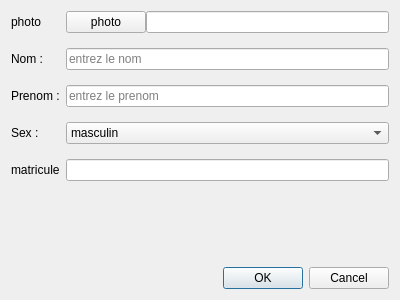
<?xml version="1.0" encoding="UTF-8"?>
<ui version="4.0">
 <class>editteacher</class>
 <widget class="QDialog" name="editteacher">
  <property name="geometry">
   <rect>
    <x>0</x>
    <y>0</y>
    <width>400</width>
    <height>300</height>
   </rect>
  </property>
  <property name="windowTitle">
   <string>ajouter un nouveau professeur</string>
  </property>
  <layout class="QGridLayout" name="gridLayout">
   <item row="1" column="0">
    <widget class="QDialogButtonBox" name="buttonBox">
     <property name="orientation">
      <enum>Qt::Horizontal</enum>
     </property>
     <property name="standardButtons">
      <set>QDialogButtonBox::Cancel|QDialogButtonBox::Ok</set>
     </property>
    </widget>
   </item>
   <item row="0" column="0">
    <layout class="QFormLayout" name="formLayout">
     <property name="sizeConstraint">
      <enum>QLayout::SetMinimumSize</enum>
     </property>
     <property name="fieldGrowthPolicy">
      <enum>QFormLayout::AllNonFixedFieldsGrow</enum>
     </property>
     <property name="rowWrapPolicy">
      <enum>QFormLayout::WrapLongRows</enum>
     </property>
     <property name="labelAlignment">
      <set>Qt::AlignBottom|Qt::AlignLeading|Qt::AlignLeft</set>
     </property>
     <property name="formAlignment">
      <set>Qt::AlignLeading|Qt::AlignLeft|Qt::AlignTop</set>
     </property>
     <property name="verticalSpacing">
      <number>15</number>
     </property>
     <item row="0" column="0">
      <widget class="QLabel" name="label">
       <property name="text">
        <string>photo</string>
       </property>
      </widget>
     </item>
     <item row="0" column="1">
      <layout class="QHBoxLayout" name="horizontalLayout_2">
       <property name="spacing">
        <number>0</number>
       </property>
       <item>
        <widget class="QPushButton" name="pushButton">
         <property name="text">
          <string>photo</string>
         </property>
        </widget>
       </item>
       <item>
        <widget class="QLineEdit" name="photoLineEdit">
         <property name="readOnly">
          <bool>true</bool>
         </property>
        </widget>
       </item>
      </layout>
     </item>
     <item row="1" column="0">
      <widget class="QLabel" name="nomLabel">
       <property name="text">
        <string>Nom :</string>
       </property>
      </widget>
     </item>
     <item row="1" column="1">
      <widget class="QLineEdit" name="nomLineEdit">
       <property name="placeholderText">
        <string>entrez le nom </string>
       </property>
      </widget>
     </item>
     <item row="2" column="0">
      <widget class="QLabel" name="prenomLabel">
       <property name="text">
        <string>Prenom :</string>
       </property>
      </widget>
     </item>
     <item row="2" column="1">
      <widget class="QLineEdit" name="prenomLineEdit">
       <property name="placeholderText">
        <string>entrez le prenom</string>
       </property>
      </widget>
     </item>
     <item row="3" column="0">
      <widget class="QLabel" name="sexLabel">
       <property name="text">
        <string>Sex :</string>
       </property>
      </widget>
     </item>
     <item row="3" column="1">
      <widget class="QComboBox" name="sexComboBox">
       <item>
        <property name="text">
         <string>masculin</string>
        </property>
       </item>
       <item>
        <property name="text">
         <string>feminin</string>
        </property>
       </item>
      </widget>
     </item>
     <item row="4" column="0">
      <widget class="QLabel" name="label_2">
       <property name="text">
        <string>matricule</string>
       </property>
      </widget>
     </item>
     <item row="4" column="1">
      <widget class="QLineEdit" name="matriculeLineEdit"/>
     </item>
    </layout>
   </item>
  </layout>
 </widget>
 <resources/>
 <connections>
  <connection>
   <sender>buttonBox</sender>
   <signal>accepted()</signal>
   <receiver>editteacher</receiver>
   <slot>accept()</slot>
   <hints>
    <hint type="sourcelabel">
     <x>248</x>
     <y>254</y>
    </hint>
    <hint type="destinationlabel">
     <x>157</x>
     <y>274</y>
    </hint>
   </hints>
  </connection>
  <connection>
   <sender>buttonBox</sender>
   <signal>rejected()</signal>
   <receiver>editteacher</receiver>
   <slot>reject()</slot>
   <hints>
    <hint type="sourcelabel">
     <x>316</x>
     <y>260</y>
    </hint>
    <hint type="destinationlabel">
     <x>286</x>
     <y>274</y>
    </hint>
   </hints>
  </connection>
 </connections>
</ui>
